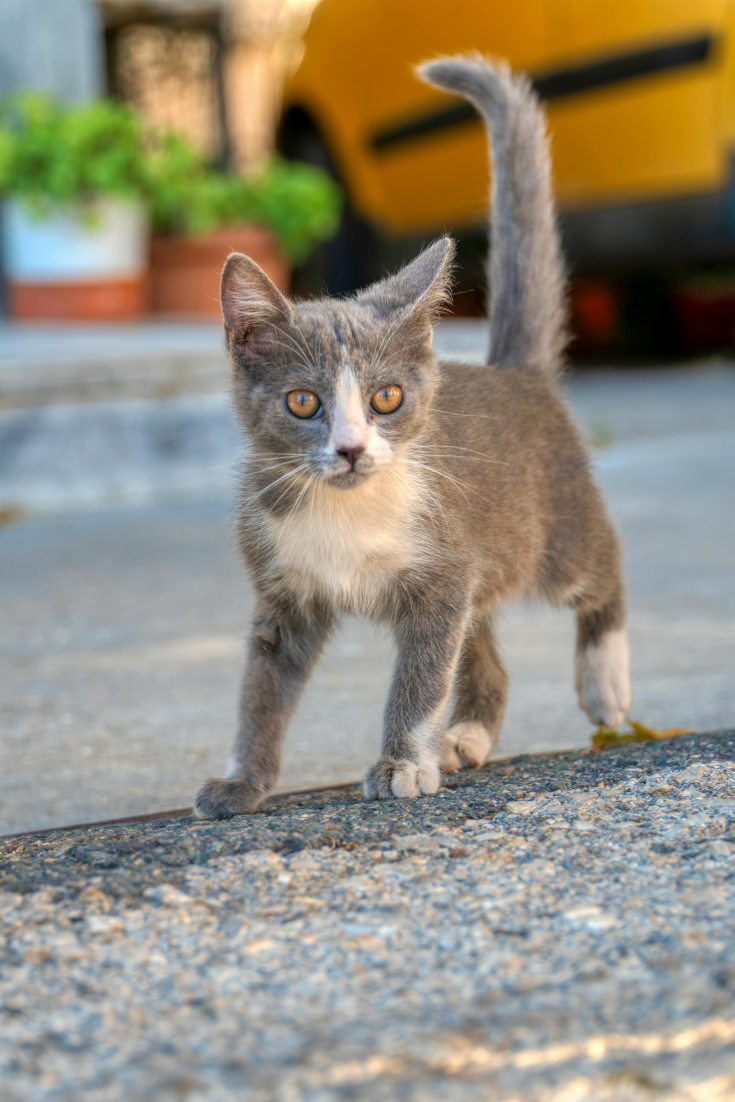
#> input picture Class_Codes/3_April_CV_MAMSADAF_MAMSAMRISH/pexels-alexravvas-26611787.jpg, 3671 x 5506 px (shown at 1/5 size)
$ jupyter execute --allow-errors 4_10_Sift_SURF.ipynb
#> lines starting #> are read from the running program, lines starting #| are printed output that depends on the picture
[cell 1]
import cv2
import matplotlib.pyplot as plt

[cell 2]
image1 = cv2.imread("pexels-alexravvas-26611787.jpg")
#> image1 is the input picture: shape (5506, 3671, 3); mean B, G, R 123.1, 139.5, 145.7
image2 = cv2.imread("pexels-alexravvas-26611787.jpg")

[cell 3]
gray1 = cv2.cvtColor(cv2.resize(image1, (400, 400)), cv2.COLOR_BGR2GRAY)
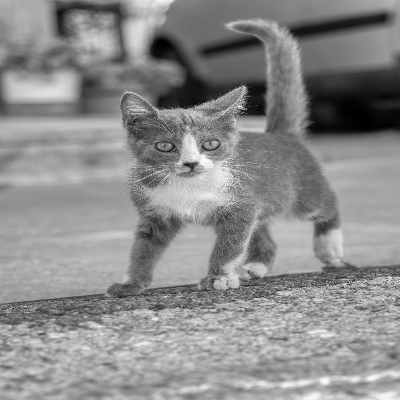
#> gray1: shape (400, 400); min 0, max 252, mean 139.4
gray2 = cv2.cvtColor(cv2.resize(image2, (400, 400)),  cv2.COLOR_BGR2GRAY)

[cell 4]
sift = cv2.SIFT_create()
keypoints1 = sift.detect(gray1, None)
#> keypoints1 = 1030 keypoints; strongest (x, y, size): (161, 46, 17.6), (191, 166, 7.8), (353, 108, 49), (255, 106, 15.4)
keypoints2 = sift.detect(gray2, None)
#> keypoints2 has the same summary as keypoints1

print(f"keypoints in image1: {len(keypoints1)}")
#| keypoints in image1: 1030
print(f"keypoints in image2: {len(keypoints2)}")
#| keypoints in image2: 1030

[cell 5]
imagekp1 = cv2.drawKeypoints(gray1, keypoints1, gray1)
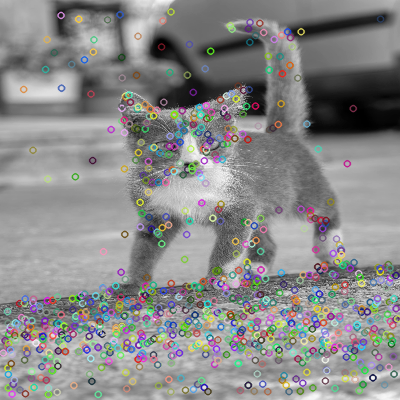
#> imagekp1: shape (400, 400, 3); mean of channels 0, 1, 2 137.1, 137.4, 137.3; drawn as B, G, R
imagekp2 = cv2.drawKeypoints(gray2, keypoints2, gray2, flags=cv2.DRAW_MATCHES_FLAGS_DRAW_RICH_KEYPOINTS)
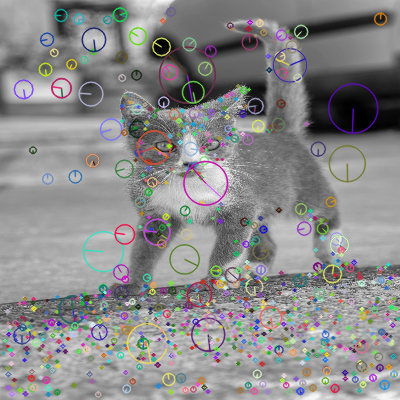
#> imagekp2: shape (400, 400, 3); mean of channels 0, 1, 2 138, 137.7, 138.4; drawn as B, G, R

[cell 6]
plt.figure(figsize=(12, 6))
plt.subplot(2, 2, 1)
plt.imshow(image1)
plt.title('Image 1 original')


plt.subplot(2, 2, 2)
plt.imshow(image2)
plt.title('Image 2 original')

plt.subplot(2, 2, 3)
plt.imshow(imagekp1)
plt.title('Keypoints in Image 1')

plt.subplot(2, 2, 4)
plt.imshow(imagekp2)
plt.title('Keypoints in Image 2')

plt.tight_layout()
plt.show()
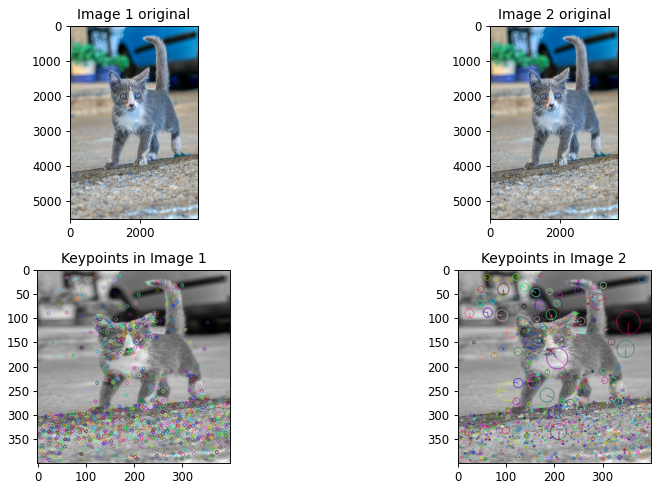
#> figure drawn by matplotlib, 4 panels; B, G, R data is drawn as R, G, B

[cell 7]
kp1, des1 = sift.compute(gray1, keypoints1)
#> kp1 has the same summary as keypoints1
kp2, des2 = sift.compute(gray2, keypoints2)
#> kp2 has the same summary as keypoints1

# feature mapping
bf  = cv2.BFMatcher(cv2.NORM_L1) # NORM_L1 for SIFT # Norm_L2 for SURF
matches = bf.match(des1, des2)
#> matches = 1030 matches

matches = sorted(matches, key=lambda x: x.distance)

matched_image = cv2.drawMatches(gray1, kp1, gray2, kp2, matches[:25], None, flags=2)
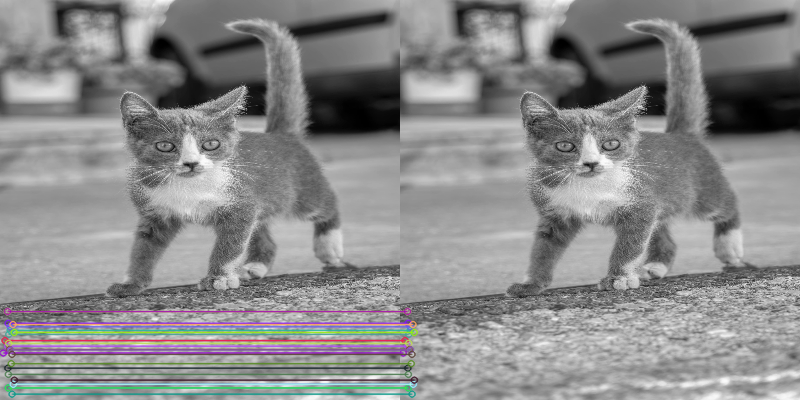
#> matched_image: shape (400, 800, 3); mean of channels 0, 1, 2 137.9, 137.6, 137.6; drawn as B, G, R

plt.figure(figsize=(12, 6))
plt.imshow(matched_image)
plt.title('Matched Keypoints between Image 1 and Image 2')
plt.axis('off')
plt.show()
